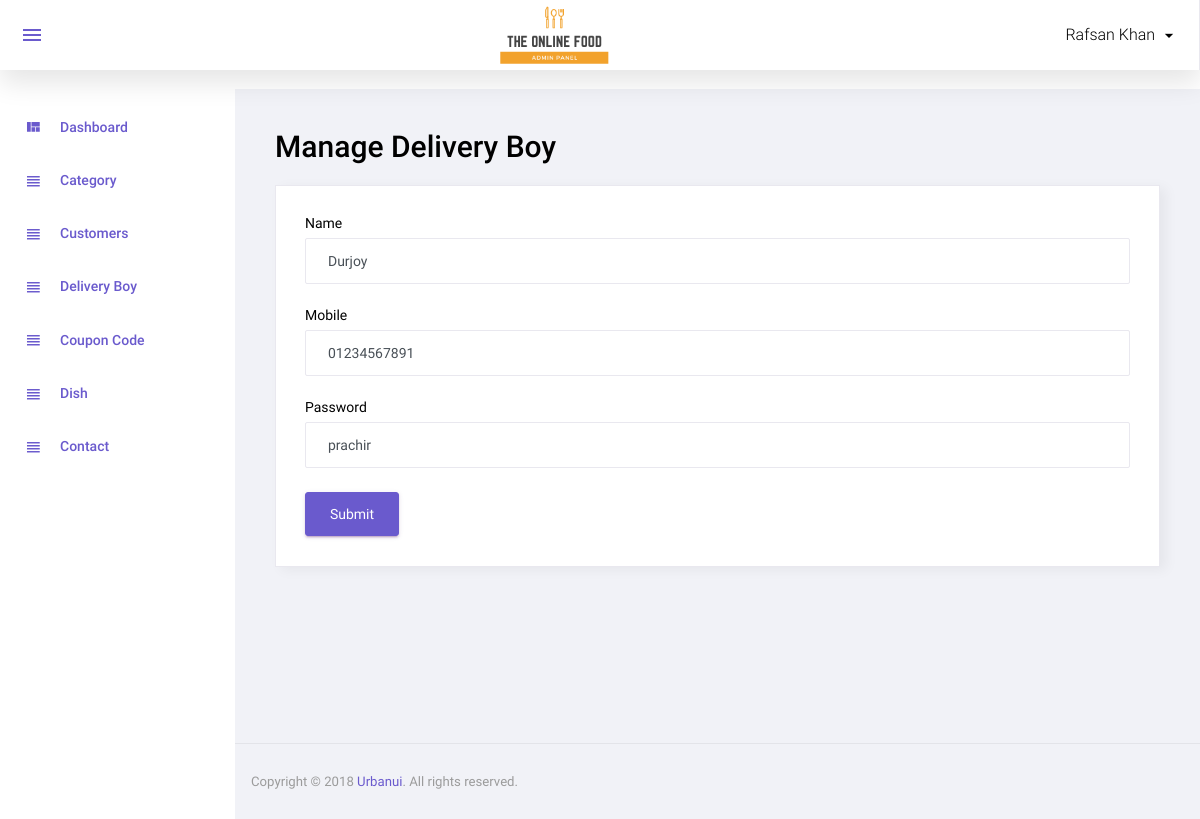
Page /admin/manage_delivery_boy.php?id=1 (signed in) on the committed database.
### tables this page shows
CREATE TABLE `delivery_boy` (
  `id` int(11) NOT NULL,
  `name` varchar(50) NOT NULL,
  `mobile` varchar(50) NOT NULL,
  `password` varchar(50) NOT NULL,
  `status` int(11) NOT NULL,
  `added_on` datetime NOT NULL
);

### function.inc.php (called while the page is built, shortened)
<?php
function get_safe_value($str){
    global  $con;
    $str=mysqli_real_escape_string($con,$str);
    return $str;
}
    ?>

### admin/manage_delivery_boy.php (the view, shortened to what this page needs)
<?php
include('top.php');
$name="";
$mobile="";
$password="";
if(isset($_GET['id']) && $_GET['id']>0){
	$id=get_safe_value($_GET['id']);
	$row=mysqli_fetch_assoc(mysqli_query($con,"select * from delivery_boy where id='$id'"));
	$name=$row['name'];
	$password=$row['password'];
	$mobile=$row['mobile'];
}
?>
<div class="row">
			<h1 class="grid_title ml10 ml15">Manage Delivery Boy</h1>
            <div class="col-12 grid-margin stretch-card">
              <div class="card">
                <div class="card-body">
                  <form class="forms-sample" method="post">
                    <div class="form-group">
                      <label for="exampleInputName1">Name</label>
                      <input type="text" class="form-control" placeholder="name" name="name" required value="<?php echo $name?>">
                    </div>
					<div class="form-group">
                      <label for="exampleInputName1">Mobile</label>
                      <input type="text" class="form-control" placeholder="mobile" name="mobile" required value="<?php echo $mobile?>">
                    </div>
                    <div class="form-group">
                      <label for="exampleInputEmail3" required>Password</label>
                      <input type="textbox" class="form-control" placeholder="Password" name="password"  value="<?php echo $password?>">
                    </div>
                    <button type="submit" class="btn btn-primary mr-2" name="submit">Submit</button>
                  </form>
                </div>
              </div>
            </div>
		 </div>
<?php include('footer.php');?>

### rows in the picture
delivery_boy: name "Durjoy", mobile "01234567891", password "prachir"

### other values in the picture
$_SESSION['ADMIN_USER'] "Rafsan Khan"
